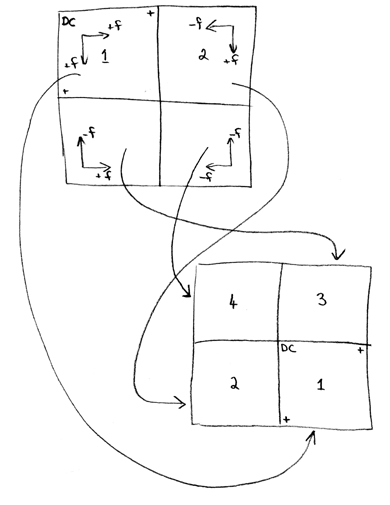
#> input picture transpuesta.png, 390 x 505 px
$ jupyter execute --allow-errors Punto1_Filtrado_de_Imagenes.ipynb   (shell and % lines are left out)   (Python 2 division)
#> lines starting #> are read from the running program, lines starting #| are printed output that depends on the picture
[cell 1]
#importar librerias
%pylab inline
import matplotlib.pyplot as plt
import numpy as np
from numpy import pi
from scipy.fftpack import fft, fftfreq

### METODOS COMPUTACIONALES, TAREA 5, PUNTO 1

##### FILTROS PASA ALTAS Y PASA BAJAS EN IMAGENES

A continuación se realiza el filtrado de 4 señales bidimencionales (Imágenes) por medio de un filtro pasa bajas y otro pasa altas (frecuencias), usando la transformada de Fourier bidimensional en Python.

##### El procedimiento realizado se describe acontinuación:

1) Se carga la imagen incial y se mira el numero de capas que tiene cada imagen y de que tamaño son.

2) Se realiza la Transformada de fourier de la imagen.

3) Luego se divide la o las matrices en cuatro partes iguales para posteriormente cambiar su orden, como se muestra en la Figura 1.

4) Para aplicar cada uno de los filtros seleccionamos un circulo con centro en la mitad de la matriz. Si el filtro es pasa bajas los los valores que se encuentran ubicados dentro del circulo se convierten en 0. Pero, si el circulo es pasa altas los valores que estan fuera del cirulo se convierten en 0.

5) Para regresar a la nueva imagen tenemos que volver a organizar la matriz en las posiciones iniciales, es decir regresar el punto 3.

6) Aplicamos Transformada Inversa de Fourier a la matriz del punto 5.

7) Graficamos la imagen final.

[cell 2]
im = plt.imread('transpuesta.png')
#> im is the input picture: shape (505, 390, 3) float32; mean R, G, B 0.975, 0.975, 0.975
plt.imshow(im)
plt.title('$Figura$'' ''$1$')

## FILTROS DE LA IMAGEN:  20_popc_cho009-1.tif

#> (a cell that did not finish here is left out)

FILTRO PASA ALTAS

#> (a cell that did not finish here is left out)

Esta imagen tiene 560 pixeles de alto, 512 de largo y consta de 1 capa

#> (a cell that did not finish here is left out)

[cell 6]
#Generamos una nueva matriz de zeros que recibe numeros complejos
T2 = np.zeros((560,512),dtype=complex)

#Llenamos la matriz con los valores de T1 pero en las nuevas posiciones
#> (the rest of this cell did not finish here and is left out)

[cell 7]
#COOOOOOOOOOO
hist2d(T2[1].real, T2[0].real)
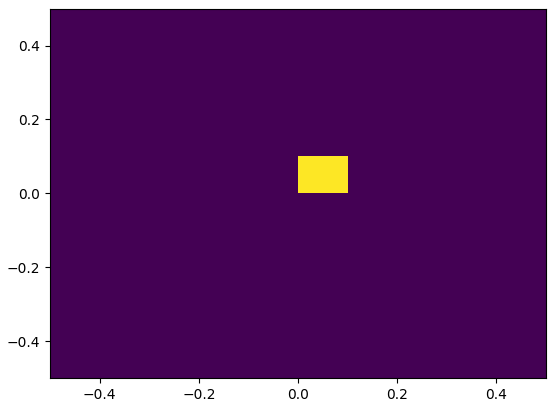
#> figure drawn by matplotlib, 1 panel

[cell 8]
#Convertimos en 0 todos los valores de la matriz T2 que se encuentran dentro de un circulo de
#radio 100. centrado en el centro de la matriz, esto es un FILTRO PASA ALTAS
for j in range (560):
    for i in range (512):
        if (((i**2)-(256*i)+((-j)**2)+(280*j)) <= -14336):
            T2[j,i] = 0.0 + 0.0j

[cell 9]
hist2d(T2[1].real, T2[0].real)
colorbar()
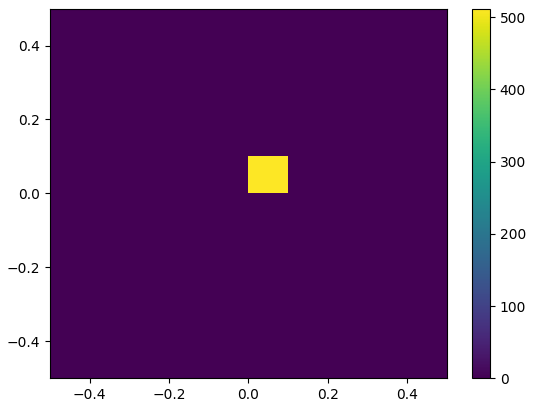
#> figure drawn by matplotlib, 2 panels

[cell 10]
#Dividimos la matriz ya modificada nuevamente en cuatro partes iguales
E = T2[0:280,0:256]
F = T2[0:280,256:]
G = T2[280:,0:256]
H = T2[280:,256:]

[cell 11]
#Generamos una matriz de ceros y la llenamos con los valores de la matriz T2 pero ahora en la posiciones iniciales
T3 = np.zeros((560,512),dtype=complex)


T3[0:280,0:256] = H
T3[0:280,256:] = G
T3[280:,0:256] = F
T3[280:,256:] = E


print np.shape(T3)

[cell 12]
#Hacemos la transformada inversa de la matriz T3 O T2, para recuperar la nueva imagen
T4 = ifft2(T3,axes=(0,1)).real
print np.shape(T4)

[cell 13]
#Ploteamos las nuevas imagenes despues de pasar por los filtros
fig = plt.figure(1,figsize=(8,8))
#> (the rest of this cell did not finish here and is left out)

FILTRO PASA BAJAS

#> (a cell that did not finish here is left out)

#> (a cell that did not finish here is left out)

[cell 16]
#Generamos una nueva matriz de zeros que recibe numeros complejos
Q2 = np.zeros((560,512),dtype=complex)

#Llenamos la matriz con los valores de T1 pero en las nuevas posiciones
#> (the rest of this cell did not finish here and is left out)

[cell 17]
#COOOOOOOOOOO
hist2d(Q2[1].real, Q2[0].real)

[cell 18]
#Convertimos en 0 todos los valores de la matriz T2 que se encuentran dentro de un circulo de
#radio 100. centrado en el centro de la matriz, esto es un FILTRO PASA ALTAS
for j in range (560):
    for i in range (512):
        if (((i**2)-(256*i)+((-j)**2)+(280*j)) > -14336):
            Q2[j,i] = 0.0 + 0.0j

[cell 19]
hist2d(Q2[1].real, Q2[0].real)
colorbar()

[cell 20]
#Dividimos la matriz ya modificada nuevamente en cuatro partes iguales
EE = Q2[0:280,0:256]
FF = Q2[0:280,256:]
GG = Q2[280:,0:256]
HH = Q2[280:,256:]

[cell 21]
#Generamos una matriz de ceros y la llenamos con los valores de la matriz T2 pero ahora en la posiciones iniciales
Q3 = np.zeros((560,512),dtype=complex)


Q3[0:280,0:256] = HH
Q3[0:280,256:] = GG
Q3[280:,0:256] = FF
Q3[280:,256:] = EE


print np.shape(Q3)

[cell 22]
#Hacemos la transformada inversa de la matriz T3 O T2, para recuperar la nueva imagen
Q4 = ifft2(Q3,axes=(0,1)).real
print np.shape(Q4)

[cell 23]
#Ploteamos las nuevas imagenes despues de pasar por los filtros
fig = plt.figure(1,figsize=(8,8))
plt.imshow(Q4, cmap = cm.Greys_r)
plt.title('$FILTRO$'' ''$PASA$'' ''$ALTAS$',fontsize=20)
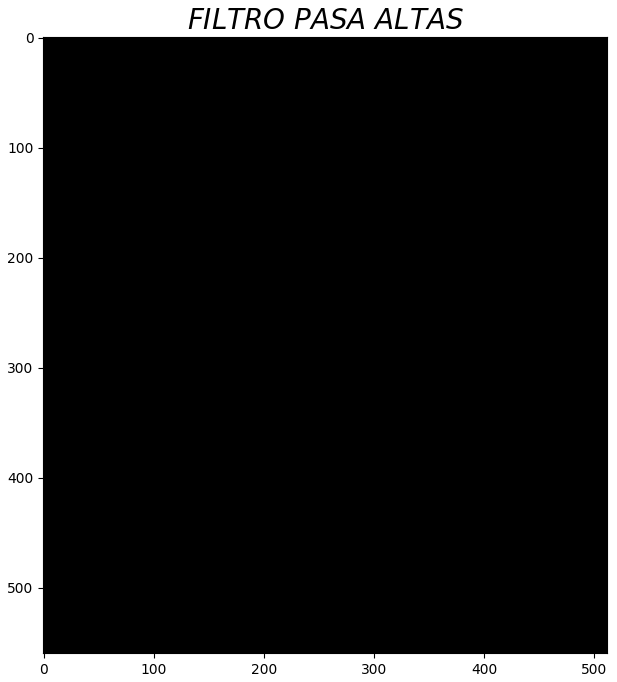
#> figure drawn by matplotlib, 1 panel
